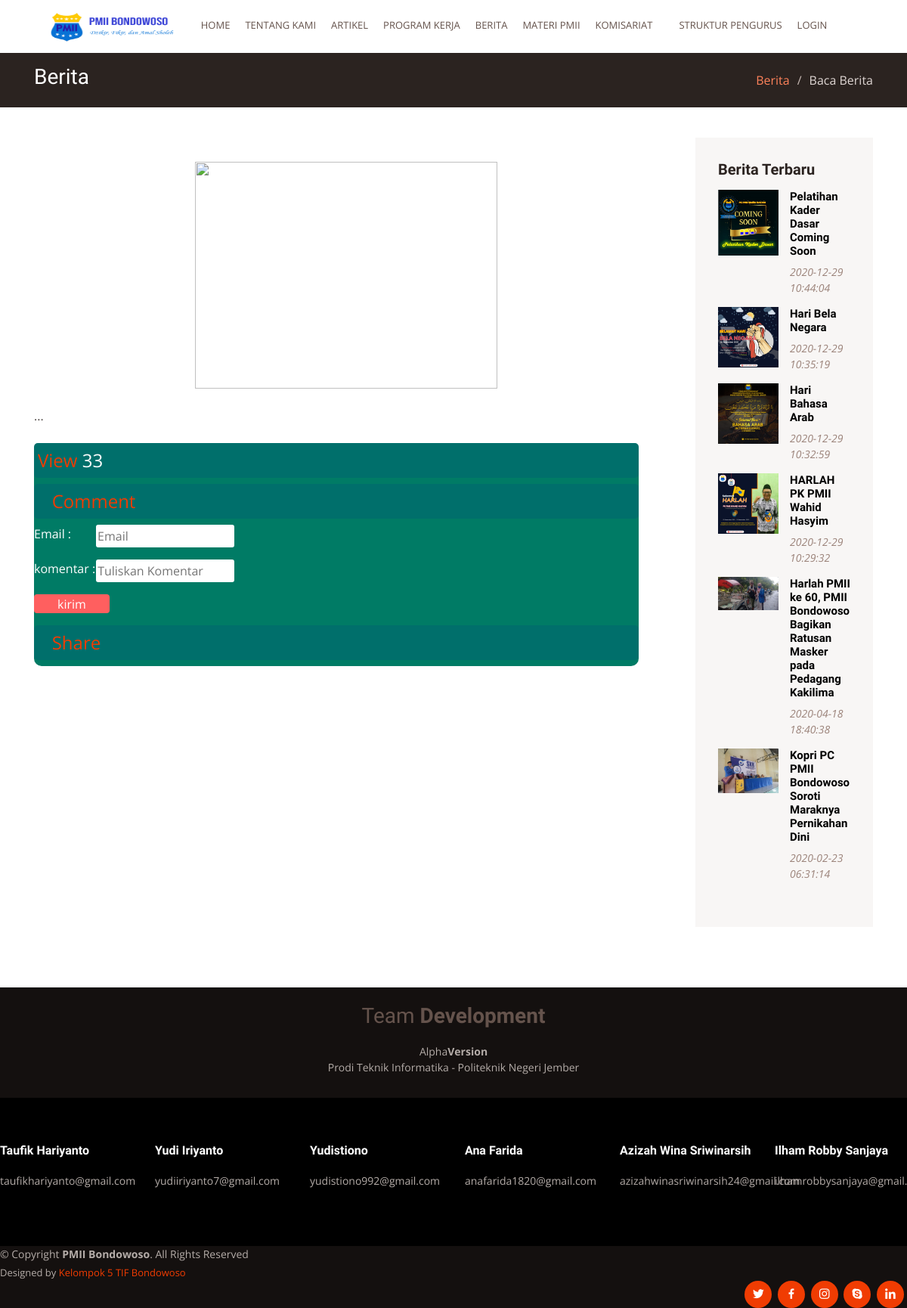
Screenshot of /Detail_konten/berita/33 with the database file from the repository.
### tables this page shows
CREATE TABLE `tb_konten` (
  `id_konten` int(11) NOT NULL,
  `judul` varchar(256) NOT NULL,
  `slug` varchar(256) NOT NULL,
  `isi_konten` text NOT NULL,
  `jeniskonten_id` int(1) NOT NULL,
  `foto_artikel` varchar(128) NOT NULL,
  `tgl_buat` datetime NOT NULL,
  `status` enum('0','1','2','3') NOT NULL,
  `user_id` int(2) NOT NULL,
  `kader_id` int(4) NOT NULL,
  `pesan_ditolak` varchar(300) NOT NULL
);

### application/controllers/Detail_konten.php (called while the page is built, shortened)
<?php
class Detail_konten extends CI_Controller
{
    function __construct()
    {
        $this->load->model('m_artikel');
        $this->load->model('m_berita');
    }
    public function berita($slug)
    {
        $data['berita'] = $this->m_berita->detail_berita($slug);
        $data['title'] = "Baca Berita";
        $this->load->view('template/frontend/header', $data);
        $this->load->view('template/frontend/navbar', $data);
        $this->load->view('profile_pmii/detail_berita', $data);
        $this->load->view('template/frontend/footer', $data);
    }
    }

### index.php (called while the page is built, shortened)
<?php
require_once BASEPATH.'core/CodeIgniter.php';

### application/views/profile_pmii/detail_berita.php (the view, shortened to what this page needs)
<?php
$query_berita = "SELECT *
                FROM  `tb_konten`
                JOIN `jeniskonten` ON  `tb_konten`.`jeniskonten_id` = `jeniskonten`.`id`
                JOIN `tb_user` ON  `tb_konten`.`user_id` = `tb_user`.`id`
                JOIN `subjeniskonten` ON `jeniskonten`.`id` = `subjeniskonten`.`jeniskonten_id`
                WHERE`tb_konten`.`status` = '2' AND `subjeniskonten`.`nama` = 'berita'
                ORDER BY `tb_konten`.`id_konten` DESC LIMIT 6
                ";
$berita_terbaru = $this->db->query($query_berita)->result();
?>
<main id="main">
    <section id="breadcrumbs" class="breadcrumbs">
        <div class="container">
            <div class="d-flex justify-content-between align-items-center">
                <h2>Berita</h2>
                <ol>
                    <li><a href="<?= base_url('beranda/berita') ?>">Berita</a></li>
                    <li>Baca Berita</li>
                </ol>
            </div>
        </div>
    </section>
    <section id="blog" class="blog">
        <div class="container">
            <div class="row">
                <div class="col-lg-9 entries">
                    <div align="center">
                        <br>
                        <img src="<?php echo base_url('upload/berita/') . $berita['foto_artikel']; ?>" class="img-fluid" style="height: 300px; width:400px" alt="">
                    </div>
                    <br>
                    <?php echo $berita['isi_konten'] . "..."; ?>
                    <br><br>
                    <div>
                        <form>
                            <fieldset>
                                <legend><a href="#" class="twitter"><i class="icofont-eyes"></i>View</a>
                                    <span class="twitter" style="margin-right: 25px;">33</span>
                                </legend>
                                <legend><a href="#" class="twitter"><i class="icofont-comment"></i>Comment</a></legend>
                                <p>
                                    <label for="email" style="margin-right: 33px;">Email : </label>
                                    <input required placeholder="Email" id="email" name="email" type="email" />
                                </p>
                                <p>
                                    <label for="full-name" style="margin-right: 1px;">komentar : </label>
                                    <input required placeholder="Tuliskan Komentar" id="full-name" name="fullName" type="text" />
                                </p>
                                <p>
                                    <button type="submit">kirim</button>
                                </p>
                                <legend><a href="#" class="twitter"><i class="icofont-share"></i>Share</a></legend>
                            </fieldset>
                        </form>
                    </div>
                </div>
                <div class="col-lg-3">
                    <div class="sidebar" data-aos="fade-left">
                        <h3 class="sidebar-title">Berita Terbaru</h3>
                        <div class="sidebar-item recent-posts">
                            <?php foreach ($berita_terbaru as $berbar) { ?>
                                <div class="post-item clearfix">
                                    <img src="<?php echo base_url('upload/berita/') . $berbar->foto_artikel; ?>" alt="">
                                    <h4>
                                        <a href="<?php echo base_url('Detail_konten/berita/' . $berbar->slug) ?>" class="btn-buy"> <?php echo $berbar->judul; ?></a>
                                    </h4>
                                    <time datetime="2020-01-01"><?php echo $berbar->tgl_buat; ?></time>
                                </div>
                            <?php } ?>
                        </div>
                    </div>
                </div>
            </div>
        </div>
    </section>

### assets/frontend/css/style.css (style rules this page uses)
body { font-family: "Open Sans", sans-serif; color: #4d4643; }
a { color: #f03c02; }
h1, h2, h3, h4, h5, h6 { font-family: "Muli", sans-serif; }
section { padding: 60px 0; overflow: hidden; }
.breadcrumbs { padding: 15px 0; background: #2b2320; min-height: 40px; }
.breadcrumbs h2 { font-size: 28px; font-weight: 300; color: #fff; }
.breadcrumbs ol { display: flex; flex-wrap: wrap; list-style: none; padding: 0; margin: 0; color: #ded5d2; }
.breadcrumbs ol a { color: #fe825a; }
.breadcrumbs ol li + li { padding-left: 10px; }
.breadcrumbs ol li + li::before { display: inline-block; padding-right: 10px; color: #c8bab5; content: "/"; }
.blog { padding: 40px 0 20px 0; }
.blog .sidebar { padding: 30px; margin: 0 0 60px 20px; background: #f8f6f5; }
.blog .sidebar .sidebar-title { font-size: 20px; font-weight: 700; padding: 0 0 0 0; margin: 0 0 15px 0; color: #2b2320; position: relative; }
.blog .sidebar .sidebar-item { margin-bottom: 30px; }
.blog .sidebar .recent-posts .post-item + .post-item { margin-top: 15px; }
.blog .sidebar .recent-posts img { width: 80px; float: left; }
.blog .sidebar .recent-posts h4 { font-size: 15px; margin-left: 95px; font-weight: bold; }
.blog .sidebar .recent-posts h4 a { color: black; transition: 0.3s; }
.blog .sidebar .recent-posts time { display: block; margin-left: 95px; font-style: italic; font-size: 14px; color: #9c847b; }

### application/views/profile_pmii/detail_berita.php (style rules this page uses)
legend { color: white; padding: 5px; background: #006f6b; border-radius: 5px; }
fieldset { max-width: 800px; border-radius: 10px; border-color: #4fffa5; background: #007b65; }
label { float: left; }
input { border: none; border-radius: 3px; height: 30px; }
button { cursor: pointer; color: white; background: #ff5f5f; width: 100px; height: 25px; border-radius: 4px; border: none; }
label { color: white; }

### rows the page displays
tb_konten: foto_artikel (picture), judul "Pelatihan Kader Dasar Coming Soon", tgl_buat "2020-12-29 10:44:04"
tb_konten: foto_artikel (picture), judul "Hari Bela Negara", tgl_buat "2020-12-29 10:35:19"
tb_konten: foto_artikel (picture), judul "Hari Bahasa Arab", tgl_buat "2020-12-29 10:32:59"
tb_konten: foto_artikel (picture), judul "HARLAH PK PMII Wahid Hasyim", tgl_buat "2020-12-29 10:29:32"
tb_konten: foto_artikel (picture), judul "Harlah PMII ke 60, PMII Bondowoso Bagikan Ratusan Masker pada Pedagang Kakilima", tgl_buat "2020-04-18 18:40:38"
tb_konten: foto_artikel (picture), judul "Kopri PC PMII Bondowoso Soroti Maraknya Pernikahan Dini", tgl_buat "2020-02-23 06:31:14"
